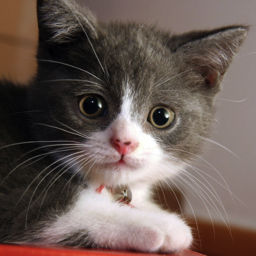
#> input picture SIFT_BoF/data/pattern/cat/1.jpg, 256 x 256 px; its folder holds 3 pictures in this run
$ python img_preprocessing.py
#> lines starting #> are read from the running program, lines starting #| are printed output that depends on the picture
from __future__ import print_function
from __future__ import absolute_import

import numpy as np
from skimage import data_dir, io, transform, color
import cv2
import matplotlib.pyplot as plt

from skimage import data_dir

data_dir = '/home/iair002/Desktop/SIFT_BoF/data/pattern/'
# strr = data_dir + '/*.*'
# strr = data_dir + '/*.jpg'
# print(strr)
print(data_dir)

def img_preprocessing(funs, **args):
    rgb = io.imread(funs)
    rgb = cv2.resize(rgb, (256,256))
    # gray = color.rgb2gray(rgb)
    # dst = transform.resize(gray, (256*256))
    # return dst
    return rgb

def img_processing(categories='cat'):
#> called with categories = 'cat'
    print(data_dir + categories + '/*.*')
    strr = data_dir + categories
    coll = io.ImageCollection(strr+'/*.*', load_func=img_preprocessing)
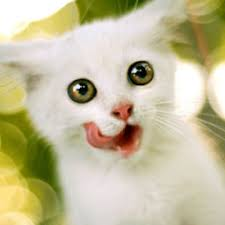
#> input picture SIFT_BoF/data/pattern/cat/2.jpeg, 225 x 225 px
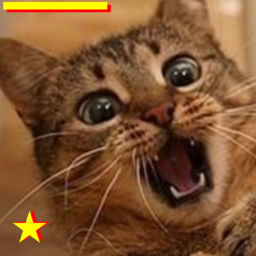
#> input picture SIFT_BoF/data/pattern/cat/3.jpg, 256 x 256 px
#> coll = 3 items
    for i in range(len(coll)):
        io.imsave(strr+'/gray/'+np.str(i)+'.jpg',coll[i])
#> this loop made 3 passes
    # print(coll[0].shape)
    # print(len(coll))

    return coll

if __name__ == '__main__':
    img_processing()
